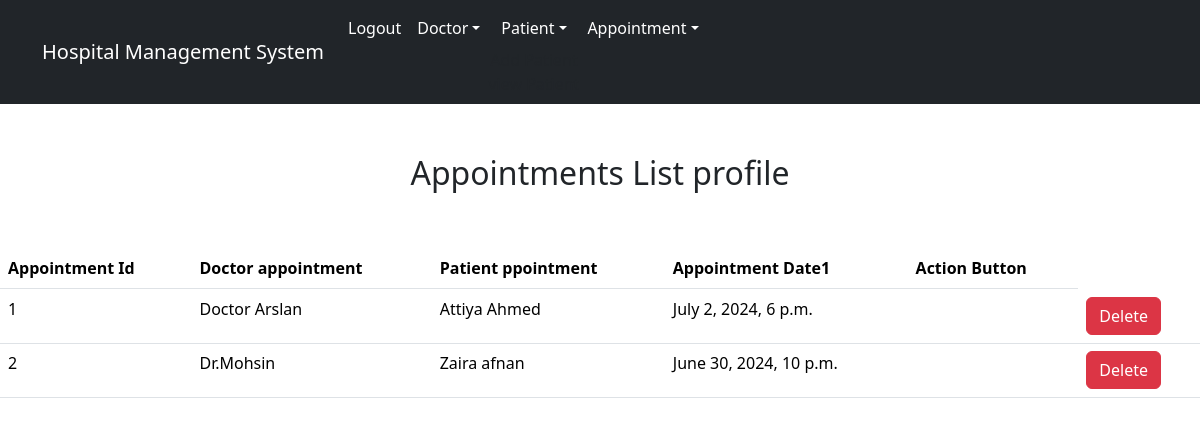
The page /view_appointment/ (signed in) on the database its author committed.
### hospital/models.py (models this page shows, shortened)
class Appointment(models.Model):
    doctor = models.ForeignKey(Doctor,on_delete=models.CASCADE)
    patient = models.ForeignKey(Patient,on_delete=models.CASCADE)
    date1 = models.DateTimeField(default=None,null=True)

class Doctor(models.Model):
    name = models.CharField(max_length=60)
    specialization = models.CharField(max_length=250)
    hospital_name = models.CharField(max_length=70)
    def __str__(self):
       return self.name

class Patient(models.Model):
    name = models.CharField(max_length=50)
    disease = models.CharField(max_length=200)
    medicines = models.TextField()
    def __str__(self):
        return self.name

### hospital/views.py (the view)
# urls.py: path('view_appointment/', views.view_appointment, name="view_appointment"),
def view_appointment(request):
    if not request.user.is_staff:
        return render('login')
    appointment =Appointment.objects.all()
    appoint = {'appointment':appointment}
    return render(request, 'view_appointment.html', appoint)

### hospital/templates/view_appointment.html
{% extends "base.html" %}
{% load static %}
{% block content  %}
<div class="container" style="margin-top:50px;">
    <h2 class="text-center">Appointments List profile</h2>
</div>
<br><br>
<table class="table table-hover" id="example">
    <tr>
        <thead>
        <th>Appointment Id</th>
        <th>Doctor appointment</th>
        <th>Patient ppointment</th>
        <th> Appointment Date1</th>
        <th>Action Button</th>
        </thead>
    </tr>
    {% for appoint in appointment %}
    <tr>
        <tbody>
        <td>{{appoint.id}}</td>
        <td>{{appoint.doctor}}</td>
        <td>{{appoint.patient}}</td>
        <td>{{appoint.date1}}</td>
        <td> <td><a href="{% url 'delete_appointment' appoint.id %}" onclick="return confirm('Are you really want to delet')" class="btn btn-danger">Delete</a></td></td>
        </tbody>
        {% endfor %}
    </tr>
</table>
{% endblock content %}

### rows shown on the page
Appointment: id "1", doctor "Doctor Arslan", patient "Attiya Ahmed", date1 "July 2, 2024, 6 p.m."
Appointment: id "2", doctor "Dr.Mohsin", patient "Zaira afnan", date1 "June 30, 2024, 10 p.m."
